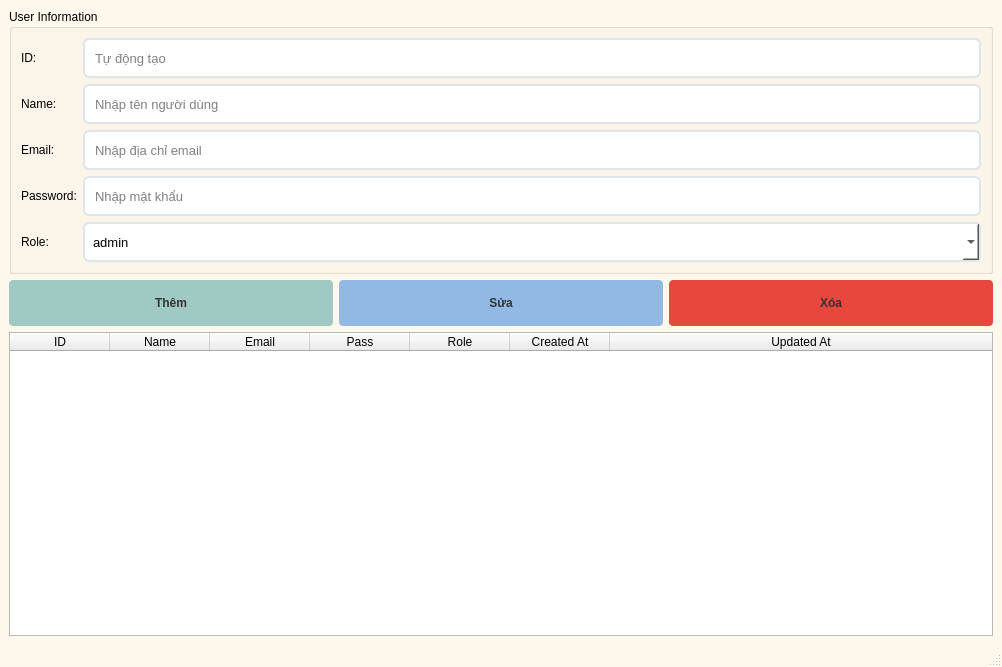
<?xml version="1.0" encoding="UTF-8"?>
<ui version="4.0">
 <class>UserManagement</class>
 <widget class="QMainWindow" name="UserManagement">
  <property name="geometry">
   <rect>
    <x>0</x>
    <y>0</y>
    <width>1002</width>
    <height>667</height>
   </rect>
  </property>
  <property name="windowTitle">
   <string>User Management</string>
  </property>
  <property name="styleSheet">
   <string notr="true">QMainWindow {
	background-color: #fef8ec;
}
QLineEdit, QTextEdit, QComboBox, QDateEdit, QTimeEdit, QSpinBox {
    padding: 8px;
    border: 2px solid #dfe6e9;
    border-radius: 6px;
    background-color: #ffffff;
    font-size: 13px;
    min-height: 20px;
}

QLineEdit:focus, QTextEdit:focus, QComboBox:focus, QDateEdit:focus, QTimeEdit:focus {
    border: 2px solid #74b9ff;
}

QPushButton {
    border-radius: 4px;
    padding: 8px 16px;
    font-weight: bold;
    color: #333;
    min-height: 30px;
}

QPushButton#pushButtonAdd{
   background-color: #a0c9c3;
}

QPushButton#pushButtonAdd:hover {
    background-color: #657d81;
	color: white;
}

QPushButton#pushButtonEdit {
    background-color: #92b9e3;
}

QPushButton#pushButtonEdit:hover {
    background-color: #6c7ee1;
	color: white;
}
QPushButton#pushButtonDelete {
    background-color: #e7473c;
}

QPushButton#pushButtonDelete:hover {
    background-color: #ce3d35;
	color: white;
}</string>
  </property>
  <widget class="QWidget" name="centralwidget">
   <layout class="QVBoxLayout" name="verticalLayout">
    <item>
     <widget class="QGroupBox" name="groupBox">
      <property name="title">
       <string>User Information</string>
      </property>
      <layout class="QGridLayout" name="gridLayout">
       <item row="2" column="0">
        <widget class="QLabel" name="labelEmail">
         <property name="text">
          <string>Email:</string>
         </property>
        </widget>
       </item>
       <item row="4" column="0">
        <widget class="QLabel" name="labelRole">
         <property name="text">
          <string>Role:</string>
         </property>
        </widget>
       </item>
       <item row="3" column="1">
        <widget class="QLineEdit" name="lineEditPassword">
         <property name="echoMode">
          <enum>QLineEdit::Password</enum>
         </property>
         <property name="placeholderText">
          <string>Nhập mật khẩu</string>
         </property>
        </widget>
       </item>
       <item row="0" column="0">
        <widget class="QLabel" name="labelId">
         <property name="text">
          <string>ID:</string>
         </property>
        </widget>
       </item>
       <item row="1" column="0">
        <widget class="QLabel" name="labelName">
         <property name="text">
          <string>Name:</string>
         </property>
        </widget>
       </item>
       <item row="4" column="1">
        <widget class="QComboBox" name="comboBoxRole">
         <item>
          <property name="text">
           <string>admin</string>
          </property>
         </item>
         <item>
          <property name="text">
           <string>customer</string>
          </property>
         </item>
        </widget>
       </item>
       <item row="0" column="1">
        <widget class="QLineEdit" name="lineEditId">
         <property name="enabled">
          <bool>false</bool>
         </property>
         <property name="placeholderText">
          <string>Tự động tạo</string>
         </property>
        </widget>
       </item>
       <item row="2" column="1">
        <widget class="QLineEdit" name="lineEditEmail">
         <property name="placeholderText">
          <string>Nhập địa chỉ email</string>
         </property>
        </widget>
       </item>
       <item row="3" column="0">
        <widget class="QLabel" name="labelPassword">
         <property name="text">
          <string>Password:</string>
         </property>
        </widget>
       </item>
       <item row="1" column="1">
        <widget class="QLineEdit" name="lineEditName">
         <property name="placeholderText">
          <string>Nhập tên người dùng</string>
         </property>
        </widget>
       </item>
      </layout>
     </widget>
    </item>
    <item>
     <layout class="QHBoxLayout" name="horizontalLayout">
      <item>
       <widget class="QPushButton" name="pushButtonAdd">
        <property name="minimumSize">
         <size>
          <width>0</width>
          <height>46</height>
         </size>
        </property>
        <property name="styleSheet">
         <string notr="true"/>
        </property>
        <property name="text">
         <string>Thêm</string>
        </property>
       </widget>
      </item>
      <item>
       <widget class="QPushButton" name="pushButtonEdit">
        <property name="minimumSize">
         <size>
          <width>0</width>
          <height>46</height>
         </size>
        </property>
        <property name="styleSheet">
         <string notr="true"/>
        </property>
        <property name="text">
         <string>Sửa</string>
        </property>
       </widget>
      </item>
      <item>
       <widget class="QPushButton" name="pushButtonDelete">
        <property name="minimumSize">
         <size>
          <width>0</width>
          <height>46</height>
         </size>
        </property>
        <property name="styleSheet">
         <string notr="true"/>
        </property>
        <property name="text">
         <string>Xóa</string>
        </property>
       </widget>
      </item>
     </layout>
    </item>
    <item>
     <widget class="QTableWidget" name="tableWidget">
      <property name="selectionBehavior">
       <enum>QAbstractItemView::SelectRows</enum>
      </property>
      <attribute name="horizontalHeaderStretchLastSection">
       <bool>true</bool>
      </attribute>
      <column>
       <property name="text">
        <string>ID</string>
       </property>
      </column>
      <column>
       <property name="text">
        <string>Name</string>
       </property>
      </column>
      <column>
       <property name="text">
        <string>Email</string>
       </property>
      </column>
      <column>
       <property name="text">
        <string>Pass</string>
       </property>
      </column>
      <column>
       <property name="text">
        <string>Role</string>
       </property>
      </column>
      <column>
       <property name="text">
        <string>Created At</string>
       </property>
      </column>
      <column>
       <property name="text">
        <string>Updated At</string>
       </property>
      </column>
     </widget>
    </item>
   </layout>
  </widget>
  <widget class="QStatusBar" name="statusbar"/>
 </widget>
 <resources/>
 <connections/>
</ui>
